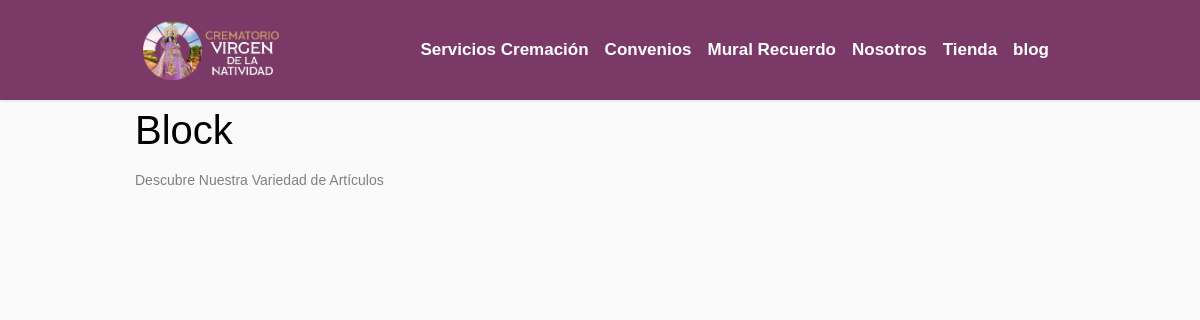
Before: /blogs with the older database file.
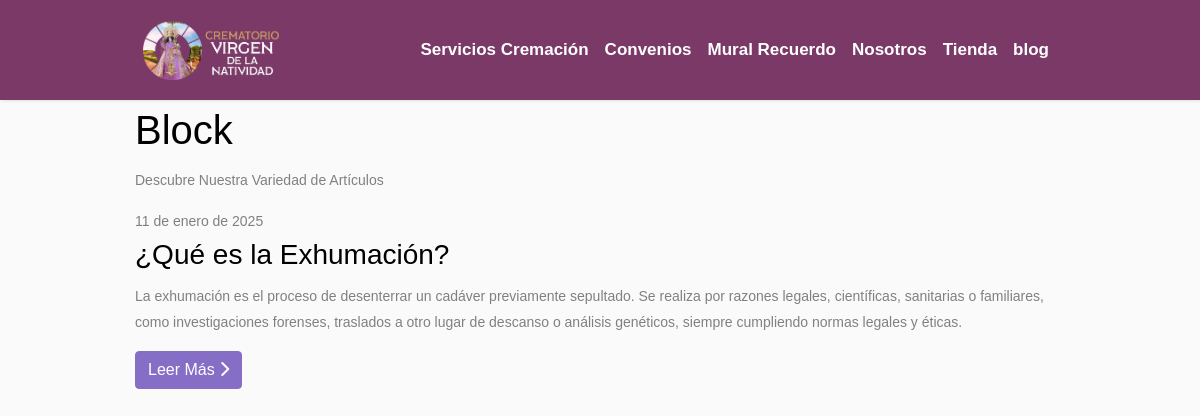
After: the same page with the newer database file.
### blogs/models.py (models this page shows, shortened)
class BlogPost(models.Model):
    image_post = models.ImageField(verbose_name='Imagen', upload_to='Imagenes Blogs')
    title_post = models.CharField(max_length=255, verbose_name='Titulo Post')
    descriptions_post = models.TextField()
    content_post = HTMLField(verbose_name='Contenido')
    date_create = models.DateField(auto_now_add=True, verbose_name='Fecha de Creación')
    slug_post = models.SlugField(unique=True, blank=True, null=True)
    is_published = models.BooleanField(default=True, verbose_name='Estado Publicación')
    class Meta:
        verbose_name = 'Blog'
        verbose_name_plural = 'Blogs'

### base/views.py (the view)
# urls.py: path('blogs', indexblog, name='blogs'),
def indexblog(request):
    obj_blog  =  BlogPost.objects.all()
    return render(request, 'blogs/index-blog.html', {'blogs': obj_blog})

### base/templates/blogs/index-blog.html (shortened to what this page needs)
{% extends 'index-crematorio.html' %}
{% block content-crematorio-principal %}
<div class="container">
    <h1>Block</h1>
    <p>Descubre Nuestra Variedad de Artículos</p>
    <div class="grid-blogs">
        {% for i in blogs %}
        <div class="card-blogs">
            <div class="card-body-blog">
                <span>{{ i.date_create }}</span>
                <h3>{{ i.title_post }}</h3>
                <p>{{ i.descriptions_post }}</p>
                <a href="{% url 'detail-blog' i.slug_post %}" class="btn btn-primary">Leer Más <i class="fa-solid fa-chevron-right"></i></a>
            </div>
        </div>
        {% endfor %}
    </div>
</div>
{% endblock %}

Changed rows visible on the page:
added BlogPost: date_create "11 de enero de 2025", title_post "¿Qué es la Exhumación?", descriptions_post "La exhumación es el proceso de desenterrar un cadáver previamente sepultado. Se realiza por razones legales, científicas, sanitarias o familiares, como investigaciones forenses, traslados a otro lugar de descanso o análisis genéticos, siempre cumpliendo normas legales y éticas."
